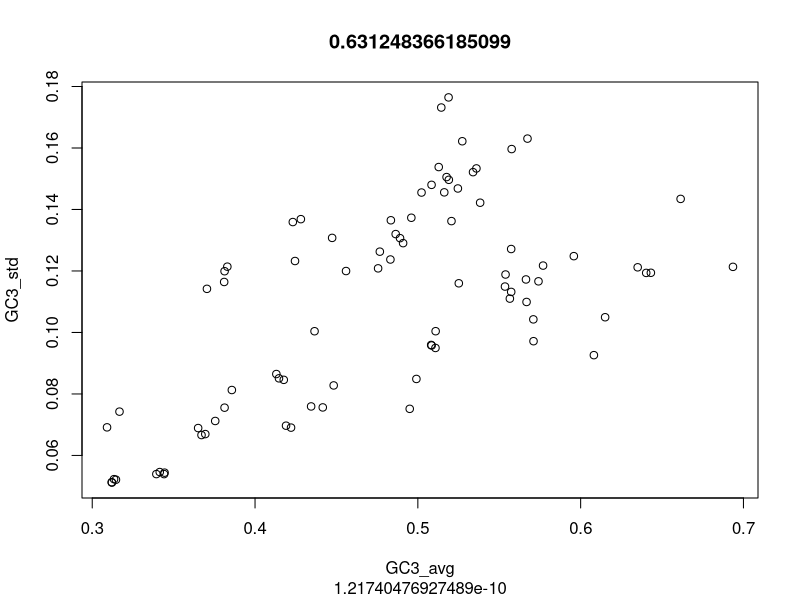

Here is the R script that generated this plot: (Note: this script raises an error after producing the figure.)
#!/usr/bin/Rscript
args = commandArgs(TRUE)

buc = read.table("../final_output_2.txt", sep="\t", header=T)
bio = read.csv("../bioWithPerry.csv")
biobuc = merge(bio,buc, by.x="focal", by.y="dataset")

attach(biobuc)
names(biobuc)

plot(GC3_avg, GC3_std, sub=cor.test(GC3_avg, GC3_std)$p.val, main=cor.test(GC3_avg, GC3_std)$estimate)

plot(log(juvSize), r_expression_ENcP, sub=cor.test(log(juvSize), r_expression_ENcP)$p.val, main=(cor.test(log(juvSize), r_expression_ENcP)$estimate)^2)
text(log(juvSize), r_expression_ENcP, sub=cor.test(log(juvSize), r_expression_ENcP)$p.val, main=(cor.test(log(juvSize), r_expression_ENcP)$estimate)^2, focal)

plot(piS, r_expression_ENcP, sub=cor.test(piS, r_expression_ENcP)$p.val, main=(cor.test(piS, r_expression_ENcP)$estimate)^2)
text(log(piS), r_expression_ENcP, sub=cor.test(log(piS), r_expression_ENcP)$p.val, main=cor.test(log(piS), r_expression_ENcP)$estimate, focal)

plot(log(longevity), r_expression_ENcP, sub=cor.test(log(longevity), r_expression_ENcP)$p.val, main=(cor.test(log(longevity), r_expression_ENcP, method="kendall")$estimate)^2, bg='grey60', pch=21, cex=1.5)
abline(lm(r_expression_ENcP~log(longevity)), col='red')
text(log(longevity), r_expression_ENcP, sub=cor.test(log(longevity), r_expression_ENcP)$p.val, main=(cor.test(log(longevity), r_expression_ENcP)$estimate)^2, focal)
dev.print(pdf,'longevityBuc.pdf')
